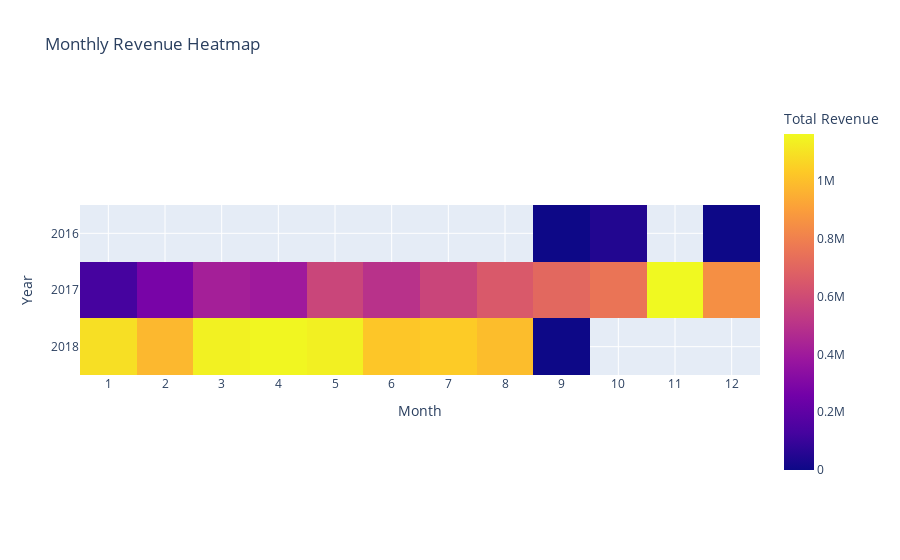
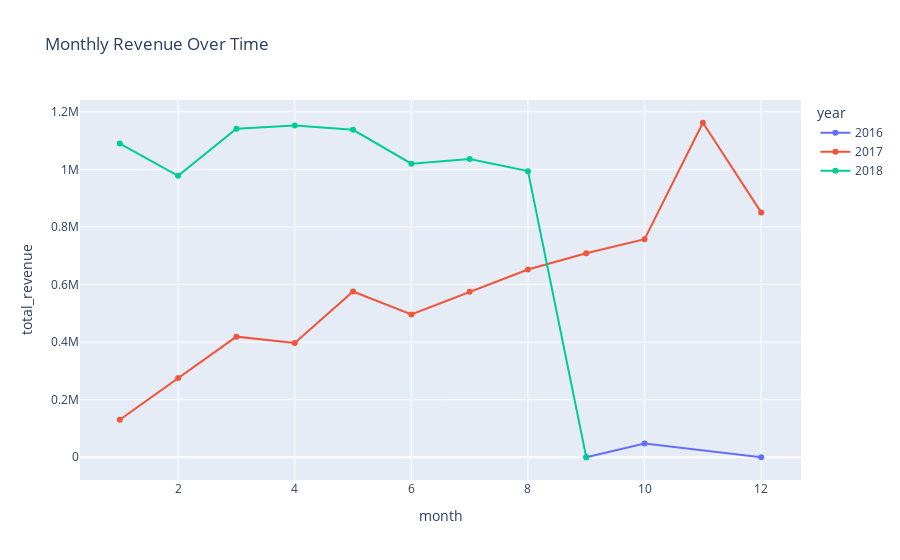
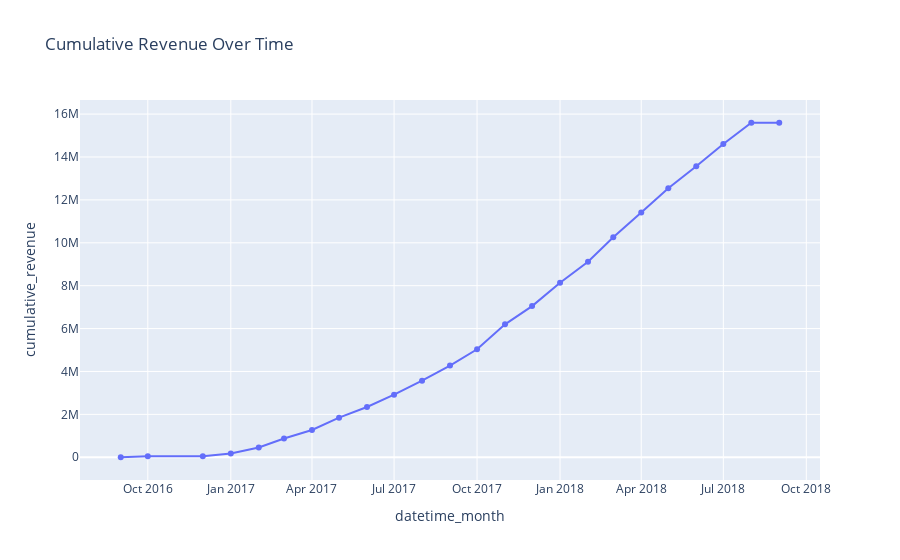

These figures' notebook cell, in order:
### Markdown cell above
### Monthly revenue

Of interest to any online retailer is the monthly revenue. Here, we visualize it both as a heatmap and grouped line chart. Additionally, the plot of the cumulative revenue tells us the performance of sales over the years.

### Code cell
with engine.connect() as conn:
    df_monthly_revenue = pl.read_database("SELECT * FROM olist.monthly_revenue", conn)
    df_monthly_revenue = df_monthly_revenue.with_columns(pl.col("datetime_month").dt.month().alias("month"))
    df_monthly_revenue = df_monthly_revenue.with_columns(pl.col("datetime_month").dt.year().alias("year"))
    df_monthly_revenue = df_monthly_revenue.with_columns(pl.col("total_revenue").cum_sum().alias("cumulative_revenue"))

    # As a heatmap
    df_pivot = df_monthly_revenue.to_pandas().pivot(values="total_revenue", index="year", columns="month")
    px.imshow(df_pivot.to_numpy(), 
              labels={"x": "Month", "y": "Year", "color": "Total Revenue"}, 
              x=df_pivot.columns.astype(str), 
              y=df_pivot.index.astype(str),
              title="Monthly Revenue Heatmap").show()

    px.line(df_monthly_revenue, x="month", y="total_revenue", color="year", title="Monthly Revenue Over Time", markers=True).show()

    px.line(df_monthly_revenue, x="datetime_month", y="cumulative_revenue", title="Cumulative Revenue Over Time", markers=True).show()

### Figure 1 — Plotly figure (JSON) as saved in the notebook; plotly's stock layout.template omitted (floating-point values rounded to 4 significant figures)
{"data": [{"coloraxis": "coloraxis", "hovertemplate": "Month: %{x}<br>Year: %{y}<br>Total Revenue: %{z}<extra></extra>", "name": "0", "type": "heatmap", "x": ["1", "2", "3", "4", "5", "6", "7", "8", "9", "10", "11", "12"], "xaxis": "x", "y": ["2016", "2017", "2018"], "yaxis": "y", "z": [[null, null, null, null, null, null, null, null, 279.7, 47660.0, null, 19.62], [130400.0, 275500.0, 418900.0, 397300.0, 575900.0, 495900.0, 574900.0, 652300.0, 708500.0, 757500.0, 1162000.0, 850600.0], [1090000.0, 977800.0, 1141000.0, 1153000.0, 1138000.0, 1020000.0, 1036000.0, 993900.0, 166.5, null, null, null]]}], "layout": {"coloraxis": {"colorbar": {"title": {"text": "Total Revenue"}}, "colorscale": [[0, "#0d0887"], [0.1111, "#46039f"], [0.2222, "#7201a8"], [0.3333, "#9c179e"], [0.4444, "#bd3786"], [0.5556, "#d8576b"], [0.6667, "#ed7953"], [0.7778, "#fb9f3a"], [0.8889, "#fdca26"], [1, "#f0f921"]]}, "title": {"text": "Monthly Revenue Heatmap"}, "xaxis": {"anchor": "y", "constrain": "domain", "domain": [0, 1], "scaleanchor": "y", "title": {"text": "Month"}}, "yaxis": {"anchor": "x", "autorange": "reversed", "constrain": "domain", "domain": [0, 1], "title": {"text": "Year"}}}}

### Figure 2 — Plotly figure (JSON) as saved in the notebook; plotly's stock layout.template omitted (floating-point values rounded to 4 significant figures)
{"data": [{"hovertemplate": "year=2016<br>month=%{x}<br>total_revenue=%{y}<extra></extra>", "legendgroup": "2016", "line": {"color": "#636efa", "dash": "solid"}, "marker": {"symbol": "circle"}, "mode": "lines+markers", "name": "2016", "orientation": "v", "showlegend": true, "type": "scatter", "x": [9, 10, 12], "xaxis": "x", "y": [279.7, 47660.0, 19.62], "yaxis": "y"}, {"hovertemplate": "year=2017<br>month=%{x}<br>total_revenue=%{y}<extra></extra>", "legendgroup": "2017", "line": {"color": "#EF553B", "dash": "solid"}, "marker": {"symbol": "circle"}, "mode": "lines+markers", "name": "2017", "orientation": "v", "showlegend": true, "type": "scatter", "x": [1, 2, 3, 4, 5, 6, 7, 8, 9, 10, 11, 12], "xaxis": "x", "y": [130400.0, 275500.0, 418900.0, 397300.0, 575900.0, 495900.0, 574900.0, 652300.0, 708500.0, 757500.0, 1162000.0, 850600.0], "yaxis": "y"}, {"hovertemplate": "year=2018<br>month=%{x}<br>total_revenue=%{y}<extra></extra>", "legendgroup": "2018", "line": {"color": "#00cc96", "dash": "solid"}, "marker": {"symbol": "circle"}, "mode": "lines+markers", "name": "2018", "orientation": "v", "showlegend": true, "type": "scatter", "x": [1, 2, 3, 4, 5, 6, 7, 8, 9], "xaxis": "x", "y": [1090000.0, 977800.0, 1141000.0, 1153000.0, 1138000.0, 1020000.0, 1036000.0, 993900.0, 166.5], "yaxis": "y"}], "layout": {"legend": {"title": {"text": "year"}, "tracegroupgap": 0}, "title": {"text": "Monthly Revenue Over Time"}, "xaxis": {"anchor": "y", "domain": [0, 1], "title": {"text": "month"}}, "yaxis": {"anchor": "x", "domain": [0, 1], "title": {"text": "total_revenue"}}}}

### Figure 3 — Plotly figure (JSON) as saved in the notebook; plotly's stock layout.template omitted (floating-point values rounded to 4 significant figures)
{"data": [{"hovertemplate": "datetime_month=%{x}<br>cumulative_revenue=%{y}<extra></extra>", "legendgroup": "", "line": {"color": "#636efa", "dash": "solid"}, "marker": {"symbol": "circle"}, "mode": "lines+markers", "name": "", "orientation": "v", "showlegend": false, "type": "scatter", "x": ["2016-09-01T00:00:00.000000", "2016-10-01T00:00:00.000000", "2016-12-01T00:00:00.000000", "2017-01-01T00:00:00.000000", "2017-02-01T00:00:00.000000", "2017-03-01T00:00:00.000000", "2017-04-01T00:00:00.000000", "2017-05-01T00:00:00.000000", "2017-06-01T00:00:00.000000", "2017-07-01T00:00:00.000000", "2017-08-01T00:00:00.000000", "2017-09-01T00:00:00.000000", "2017-10-01T00:00:00.000000", "2017-11-01T00:00:00.000000", "2017-12-01T00:00:00.000000", "2018-01-01T00:00:00.000000", "2018-02-01T00:00:00.000000", "2018-03-01T00:00:00.000000", "2018-04-01T00:00:00.000000", "2018-05-01T00:00:00.000000", "2018-06-01T00:00:00.000000", "2018-07-01T00:00:00.000000", "2018-08-01T00:00:00.000000", "2018-09-01T00:00:00.000000"], "xaxis": "x", "y": [279.7, 47940.0, 47960.0, 178400.0, 453900.0, 872800.0, 1270000.0, 1846000.0, 2342000.0, 2917000.0, 3569000.0, 4278000.0, 5035000.0, 6197000.0, 7048000.0, 8137000.0, 9115000.0, 10260000.0, 11410000.0, 12550000.0, 13570000.0, 14600000.0, 15600000.0, 15600000.0], "yaxis": "y"}], "layout": {"legend": {"tracegroupgap": 0}, "title": {"text": "Cumulative Revenue Over Time"}, "xaxis": {"anchor": "y", "domain": [0, 1], "title": {"text": "datetime_month"}}, "yaxis": {"anchor": "x", "domain": [0, 1], "title": {"text": "cumulative_revenue"}}}}
